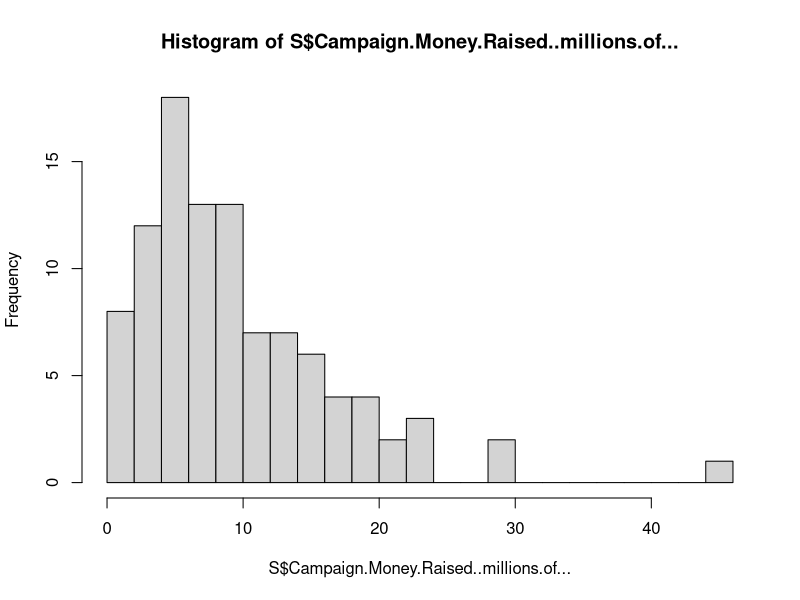
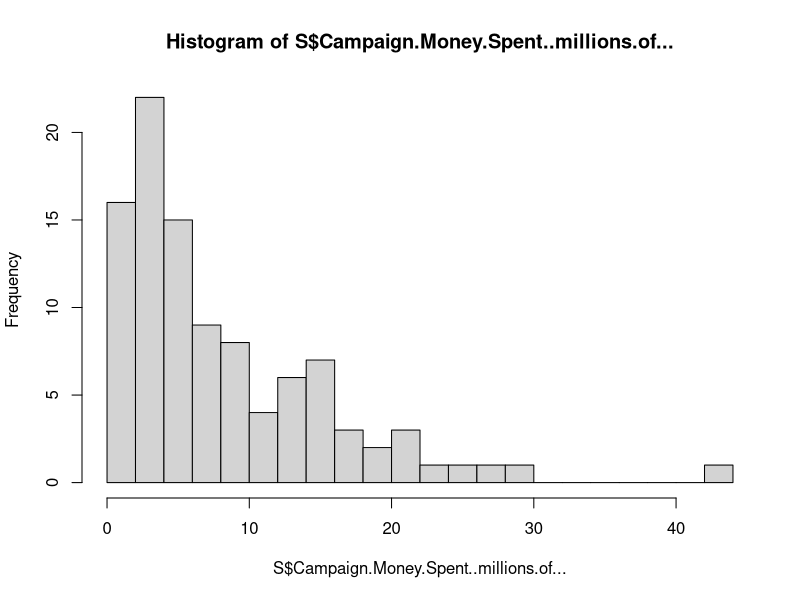
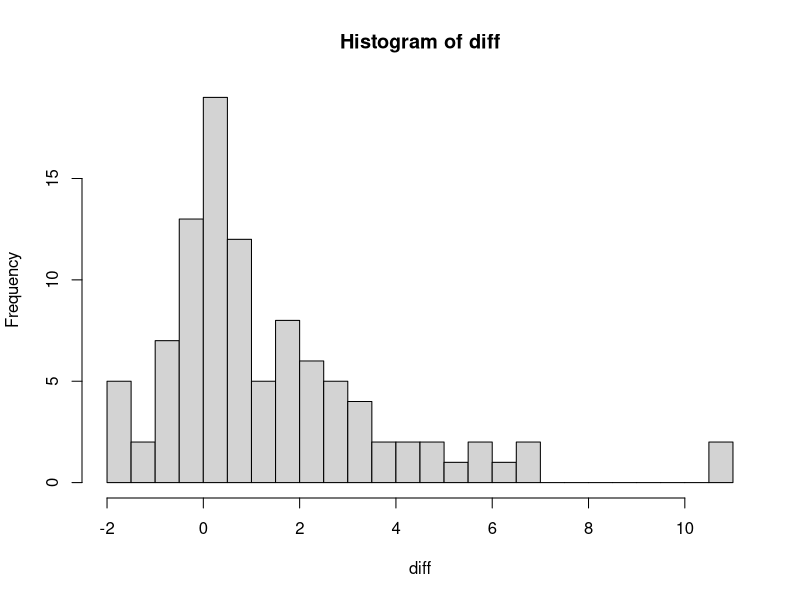
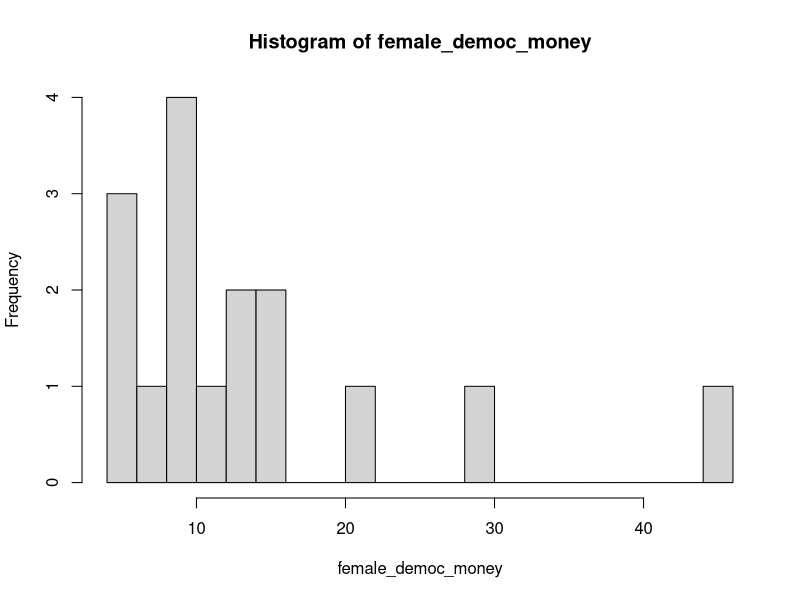
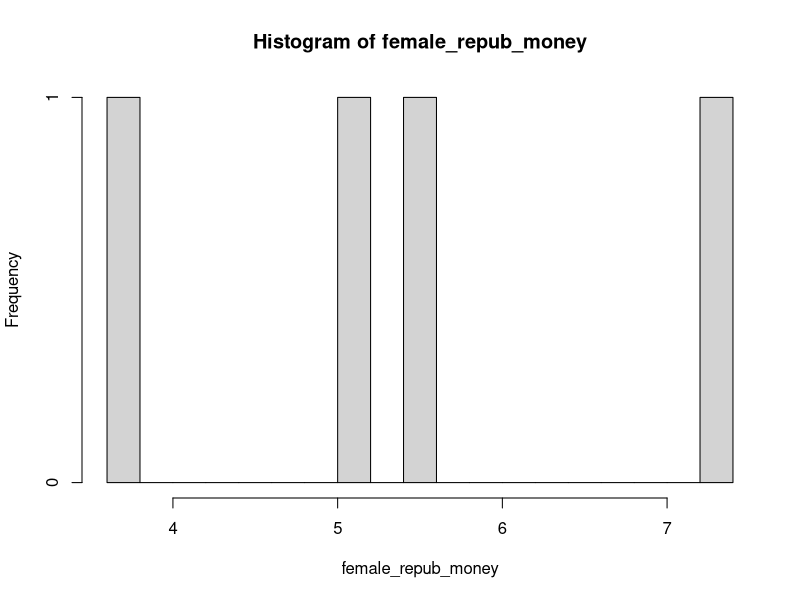

Generate these figures, in order, with R:
## ---- chunk 1
knitr::opts_chunk$set(echo = TRUE)
## ---- chunk 2

S = read.csv("united_states_senate_2014_v2.csv")
summary(S)

## ---- chunk 3
hist(S$Campaign.Money.Raised..millions.of..., breaks = 20)

hist(S$Campaign.Money.Spent..millions.of..., breaks = 20)

diff = S$Campaign.Money.Raised..millions.of... - S$Campaign.Money.Spent..millions.of...

hist(diff, breaks = 20)

## ---- chunk 4
t.test(S$Campaign.Money.Raised..millions.of..., S$Campaign.Money.Spent..millions.of..., paired = T)

## ---- chunk 5
female_democrat_mask = (S$Gender == "Female") & (S$Party == "Democrat")
female_republican_mask = (S$Gender == "Female") & (S$Party == "Republican")

female_democ_money = S[female_democrat_mask, ]$Campaign.Money.Raised..millions.of...
female_repub_money = S[female_republican_mask, ]$Campaign.Money.Raised..millions.of...

hist(female_democ_money, breaks = 20)
hist(female_repub_money, breaks = 20)

## ---- chunk 6
library(car)
leveneTest(Campaign.Money.Raised..millions.of... ~ Party, data = S[S$Gender=="Female",])

## ---- chunk 7
wilcox.test(Campaign.Money.Raised..millions.of... ~ Party, data = S[S$Gender=="Female",])
## ---- chunk 8
t.test(Campaign.Money.Raised..millions.of... ~ Party, data = S[S$Gender=="Female",])
